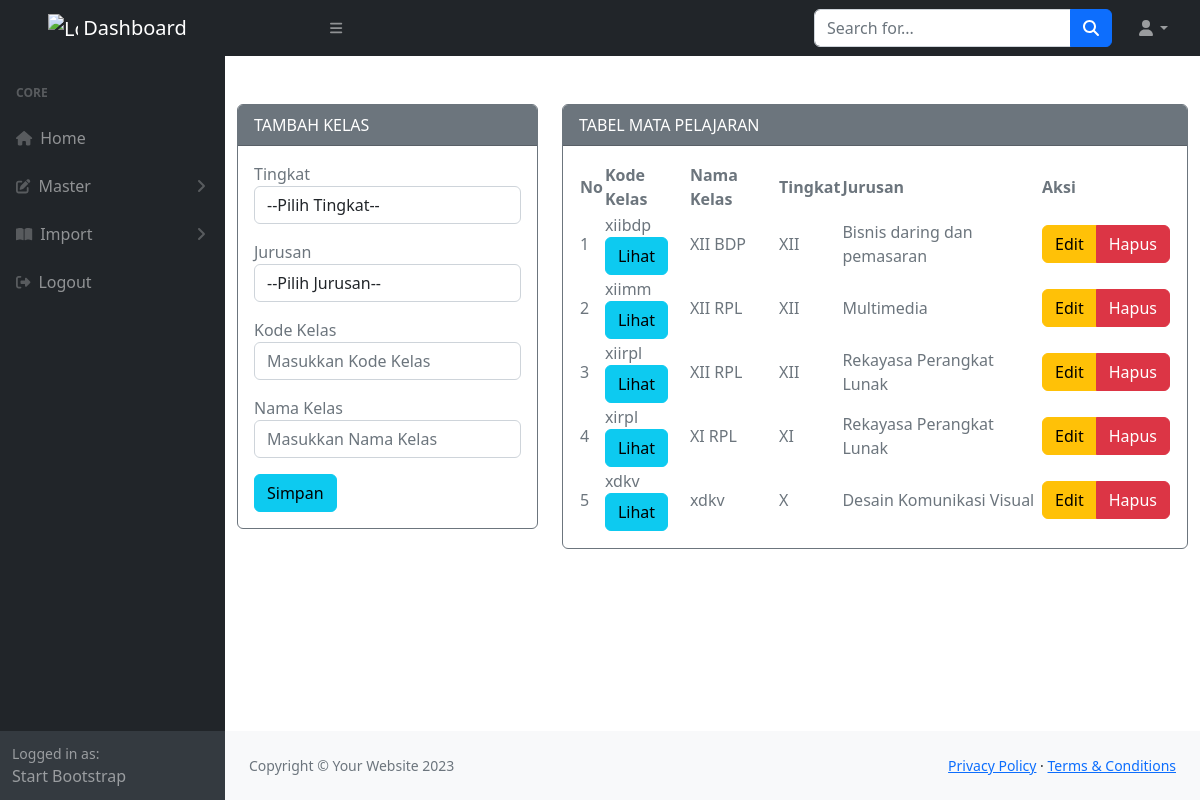
Screenshot of /admin/media.php?module=kelas (signed in) with the database file from the repository.
### tables this page shows
CREATE TABLE `kelas` (
  `kd_kelas` varchar(10) NOT NULL,
  `nama_kelas` varchar(10) NOT NULL,
  `tingkat` varchar(5) NOT NULL,
  `kd_jurusan` varchar(10) NOT NULL
);

CREATE TABLE `jurusan` (
  `kd_jurusan` varchar(10) NOT NULL,
  `nama_jurusan` varchar(100) NOT NULL
);

### admin/modul/mod_kelas/kelas_v.php (the view, shortened to what this page needs)
<?php
include "../koneksi/koneksi.php";
if (empty($_SESSION['username']) and empty($_SESSION['passuser']) and $_SESSION['login'] == 0) {
  echo "<script>alert('Kembalilah Kejalan yg benar!!!'); window.location = '../../index.php';</script>";
} else {
?>
  <?php
  $update = (isset($_GET['action']) and $_GET['action'] == 'update') ? true : false;
  ?>
  <div class="container mt-5">
    <div class="content-wrapper">
      <div class="row">
        <div class="col-md-4 col-sm-4 col-xs-12">
          <div class="card border-secondary mb-3">
            <div class="card-header text-bg-<?= ($update) ? "success" : "secondary" ?>">
              <?= ($update) ? "EDIT" : "TAMBAH" ?> KELAS
            </div>
            <div class="card-body text-secondary">
              <form action="<?= $_SERVER['REQUEST_URI'] ?>" method="POST" role="form">
                <div class="form-group mb-3">
                  <label>Tingkat</label>
                  <select class="form-control" name="tingkat">
                    <option selected hidden disabled>--Pilih Tingkat--</option>
                  </select>
                </div>
                <div class="form-group mb-3">
                  <label>Jurusan </label>
                  <select class="form-control" name="kd_jurusan">
                    <option selected hidden disabled>--Pilih Jurusan--</option>
                  </select>
                </div>
                <div class="form-group mb-3">
                  <label>Kode Kelas</label>
                  <input class="form-control" placeholder="Masukkan Kode Kelas" name="kd_kelas" type="text" <?= (!$update) ?: 'value="' . $row["kd_kelas"] . '"' ?> />
                </div>
                <div class="form-group mb-3">
                  <label>Nama Kelas </label>
                  <input class="form-control" placeholder="Masukkan Nama Kelas" name="nama_kelas" type="text" <?= (!$update) ?: 'value="' . $row["nama_kelas"] . '"' ?> />
                </div>
                <button type="submit" class="btn btn-<?= ($update) ? "warning" : "info" ?> btn-block">Simpan</button>
              </form>
            </div>
          </div>
        </div>
        <div class="col-md-8 col-sm-8 col-xs-12">
          <div class="card border-secondary mb-3">
            <div class="card-header text-bg-secondary">
              TABEL MATA PELAJARAN
            </div>
            <div class="card-body text-secondary">
              <table id="datatablesSimple">
                <thead>
                  <tr>
                    <th>No</th>
                    <th>Kode Kelas</th>
                    <th>Nama Kelas</th>
                    <th>Tingkat</th>
                    <th>Jurusan</th>
                    <th>Aksi</th>
                  </tr>
                </thead>
                <tbody>
                  <?php $no = 1; ?>
                  <?php if ($query = $connect->query("SELECT * FROM kelas,jurusan where kelas.kd_jurusan=jurusan.kd_jurusan ORDER BY FIELD(tingkat, 'XII', 'XI', 'X')")) : ?>
                    <?php while ($row = $query->fetch_assoc()) : ?>
                      <tr>
                        <td><?= $no++ ?></td>
                        <td><?= $row['kd_kelas'] ?> <br><a href="?module=rombel&kls=<?= $row['kd_kelas'] ?>" class="btn btn-xs btn-info">Lihat</a> </td>
                        <td><?= $row['nama_kelas'] ?></td>
                        <td><?= $row['tingkat'] ?></td>
                        <td><?= $row['nama_jurusan'] ?></td>
                        <td class="hidden-print">
                          <div class="btn-group">
                            <a href="?module=kelas&action=update&key=<?= $row['kd_kelas'] ?>" class="btn btn-warning btn-xs">Edit</a>
                            <a href="?module=kelas&action=delete&key=<?= $row['kd_kelas'] ?>" class="btn btn-danger btn-xs">Hapus</a>
                          </div>
                        </td>
                      </tr>
                    <?php endwhile ?>
                  <?php endif ?>
                </tbody>
              </table>
            </div>
          </div>
        </div>
      </div>
    </div>
  </div>
<?php } ?>

### rows the page displays
kelas: kd_kelas "xiibdp", nama_kelas "XII BDP", tingkat "XII", kd_jurusan.nama_jurusan "Bisnis daring dan pemasaran"
kelas: kd_kelas "xiimm", nama_kelas "XII RPL", tingkat "XII", kd_jurusan.nama_jurusan "Multimedia"
kelas: kd_kelas "xiirpl", nama_kelas "XII RPL", tingkat "XII", kd_jurusan.nama_jurusan "Rekayasa Perangkat Lunak"
kelas: kd_kelas "xirpl", nama_kelas "XI RPL", tingkat "XI", kd_jurusan.nama_jurusan "Rekayasa Perangkat Lunak"
kelas: kd_kelas "xdkv", nama_kelas "xdkv", tingkat "X", kd_jurusan.nama_jurusan "Desain Komunikasi Visual"
